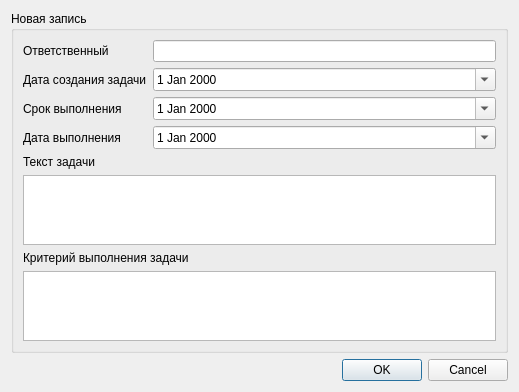
<?xml version="1.0" encoding="UTF-8"?>
<ui version="4.0">
 <class>addDialog</class>
 <widget class="QDialog" name="addDialog">
  <property name="geometry">
   <rect>
    <x>0</x>
    <y>0</y>
    <width>519</width>
    <height>372</height>
   </rect>
  </property>
  <property name="windowTitle">
   <string>Dialog</string>
  </property>
  <layout class="QVBoxLayout" name="verticalLayout">
   <item>
    <widget class="QGroupBox" name="groupBox">
     <property name="title">
      <string>Новая запись</string>
     </property>
     <layout class="QVBoxLayout" name="verticalLayout_2">
      <item>
       <layout class="QFormLayout" name="formLayout">
        <item row="0" column="0">
         <widget class="QLabel" name="label">
          <property name="text">
           <string>Ответственный</string>
          </property>
         </widget>
        </item>
        <item row="0" column="1">
         <widget class="QLineEdit" name="editName"/>
        </item>
        <item row="1" column="0">
         <widget class="QLabel" name="label_2">
          <property name="text">
           <string>Дата создания задачи</string>
          </property>
         </widget>
        </item>
        <item row="1" column="1">
         <widget class="QDateEdit" name="editDateStart">
          <property name="calendarPopup">
           <bool>true</bool>
          </property>
         </widget>
        </item>
        <item row="2" column="0">
         <widget class="QLabel" name="label_3">
          <property name="text">
           <string>Срок выполнения</string>
          </property>
         </widget>
        </item>
        <item row="2" column="1">
         <widget class="QDateEdit" name="editDateDeadline">
          <property name="calendarPopup">
           <bool>true</bool>
          </property>
         </widget>
        </item>
        <item row="3" column="0">
         <widget class="QLabel" name="label_4">
          <property name="text">
           <string>Дата выполнения</string>
          </property>
         </widget>
        </item>
        <item row="3" column="1">
         <widget class="QDateEditnull" name="editDateFinished">
          <property name="currentSection">
           <enum>QDateTimeEdit::DaySection</enum>
          </property>
          <property name="calendarPopup">
           <bool>true</bool>
          </property>
          <property name="currentSectionIndex">
           <number>0</number>
          </property>
         </widget>
        </item>
       </layout>
      </item>
      <item>
       <widget class="QLabel" name="label_5">
        <property name="text">
         <string>Текст задачи</string>
        </property>
       </widget>
      </item>
      <item>
       <widget class="QPlainTextEdit" name="editTaskText"/>
      </item>
      <item>
       <widget class="QLabel" name="label_6">
        <property name="text">
         <string>Критерий выполнения задачи</string>
        </property>
       </widget>
      </item>
      <item>
       <widget class="QPlainTextEdit" name="editTaskCrt"/>
      </item>
     </layout>
    </widget>
   </item>
   <item>
    <widget class="QDialogButtonBox" name="buttonBox">
     <property name="orientation">
      <enum>Qt::Horizontal</enum>
     </property>
     <property name="standardButtons">
      <set>QDialogButtonBox::Cancel|QDialogButtonBox::Ok</set>
     </property>
    </widget>
   </item>
  </layout>
 </widget>
 <customwidgets>
  <customwidget>
   <class>QDateEditnull</class>
   <extends>QDateEdit</extends>
   <header>qdateeditnull.h</header>
  </customwidget>
 </customwidgets>
 <resources/>
 <connections>
  <connection>
   <sender>buttonBox</sender>
   <signal>accepted()</signal>
   <receiver>addDialog</receiver>
   <slot>accept()</slot>
   <hints>
    <hint type="sourcelabel">
     <x>257</x>
     <y>362</y>
    </hint>
    <hint type="destinationlabel">
     <x>157</x>
     <y>274</y>
    </hint>
   </hints>
  </connection>
  <connection>
   <sender>buttonBox</sender>
   <signal>rejected()</signal>
   <receiver>addDialog</receiver>
   <slot>reject()</slot>
   <hints>
    <hint type="sourcelabel">
     <x>325</x>
     <y>362</y>
    </hint>
    <hint type="destinationlabel">
     <x>286</x>
     <y>274</y>
    </hint>
   </hints>
  </connection>
 </connections>
</ui>
